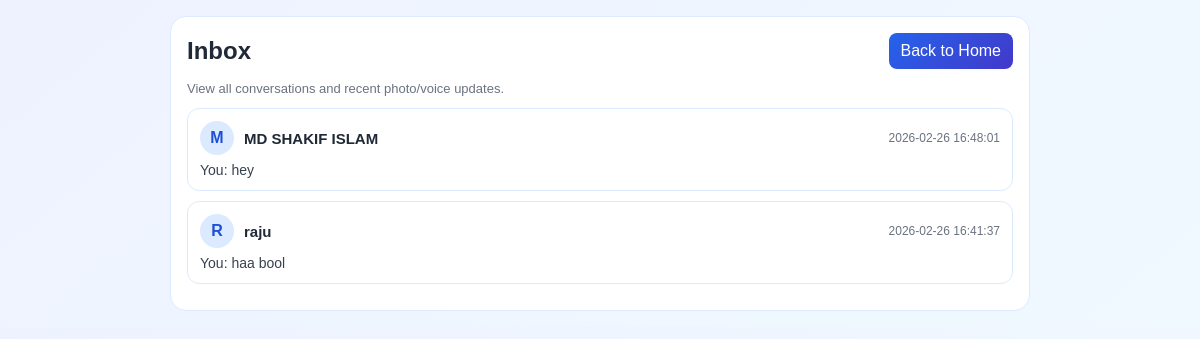
Before: /inbox (signed in) with the older database file.
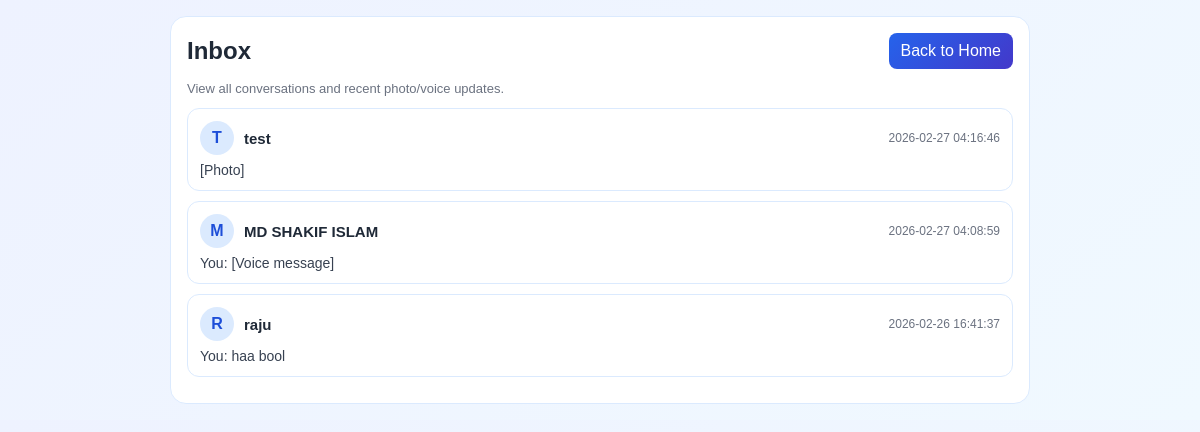
After: the same page with the newer database file.
### tables this page shows
CREATE TABLE users (
            id INTEGER PRIMARY KEY AUTOINCREMENT,
            username TEXT UNIQUE NOT NULL,
            password TEXT NOT NULL,
            role TEXT DEFAULT 'user'
        , full_name TEXT, student_id TEXT, department TEXT, email TEXT, phone TEXT);

CREATE TABLE messages (
            id INTEGER PRIMARY KEY AUTOINCREMENT,
            sender_id INTEGER NOT NULL,
            receiver_id INTEGER NOT NULL,
            item_id INTEGER,
            message_text TEXT NOT NULL,
            created_at TEXT DEFAULT CURRENT_TIMESTAMP,
            is_read INTEGER DEFAULT 0, message_type TEXT DEFAULT 'text', media_filename TEXT,
            FOREIGN KEY(sender_id) REFERENCES users(id),
            FOREIGN KEY(receiver_id) REFERENCES users(id),
            FOREIGN KEY(item_id) REFERENCES items(id)
        );

### app.py (the view)
@app.route('/inbox')
def inbox():
    if not is_user_logged_in():
        return redirect('/login')
    current_user_id = session.get('user_id')
    conn = sqlite3.connect('database.db')
    cursor = conn.cursor()
    cursor.execute(
        '''
        SELECT
            partner_id,
            MAX(id) AS last_message_id,
            SUM(CASE WHEN receiver_id = ? AND is_read = 0 THEN 1 ELSE 0 END) AS unread_count
        FROM (
            SELECT
                id,
                sender_id,
                receiver_id,
                is_read,
                CASE
                    WHEN sender_id = ? THEN receiver_id
                    ELSE sender_id
                END AS partner_id
            FROM messages
            WHERE sender_id = ? OR receiver_id = ?
        )
        GROUP BY partner_id
        ORDER BY last_message_id DESC
        ''',
        (current_user_id, current_user_id, current_user_id, current_user_id)
    )
    conversation_rows = cursor.fetchall()
    conversations = []
    for row in conversation_rows:
        partner_id, last_message_id, unread_count = row
        cursor.execute(
            "SELECT id, username, full_name FROM users WHERE id = ?",
            (partner_id,)
        )
        partner = cursor.fetchone()
        if not partner:
            continue
        cursor.execute(
            "SELECT sender_id, message_text, created_at, message_type, media_filename FROM messages WHERE id = ?",
            (last_message_id,)
        )
        last_message = cursor.fetchone()
        if not last_message:
            continue
        last_message_text = last_message[1] or ''
        if last_message[3] == 'image':
            last_message_text = '[Photo]'
        elif last_message[3] == 'audio':
            last_message_text = '[Voice message]'
        conversations.append({
            'partner_id': partner[0],
            'partner_username': partner[1],
            'partner_name': partner[2] or partner[1],
            'last_sender_id': last_message[0],
            'last_message_text': last_message_text,
            'last_message_time': last_message[2],
            'unread_count': unread_count or 0
        })
    conn.close()
    return render_template('inbox.html', conversations=conversations, current_user_id=current_user_id)

### app.py (called while the page is built)
def is_user_logged_in():
    return session.get('user_id') is not None

def get_unread_message_count(user_id):
    if not user_id:
        return 0
    conn = sqlite3.connect('database.db')
    cursor = conn.cursor()
    cursor.execute(
        "SELECT COUNT(*) FROM messages WHERE receiver_id = ? AND is_read = 0",
        (user_id,)
    )
    unread_count = cursor.fetchone()[0]
    conn.close()
    return unread_count

@app.context_processor
def inject_unread_message_count():
    user_id = session.get('user_id')
    unread_messages_count = get_unread_message_count(user_id) if user_id else 0
    return {'unread_messages_count': unread_messages_count}

### templates/inbox.html (shortened to what this page needs)
<!DOCTYPE html>
<html>
<head>
</head>
<body>
    <div class="container">
        <div class="top">
            <h2>Inbox</h2>
            <a class="btn" href="/">Back to Home</a>
        </div>
        <div class="sub">View all conversations and recent photo/voice updates.</div>
        {% if conversations %}
            {% for c in conversations %}
                <a class="conversation" href="/chat/{{ c.partner_id }}">
                    <div class="row">
                        <div class="left">
                            <div class="avatar">{{ (c.partner_name or 'U')[0]|upper }}</div>
                            <div class="name-wrap">
                                <div class="name-line">
                                    <span class="name">{{ c.partner_name }}</span>
                                </div>
                            </div>
                        </div>
                        <div class="time">{{ c.last_message_time }}</div>
                    </div>
                    <div class="preview">
                        {% if c.last_sender_id == current_user_id %}You: {% endif %}{{ c.last_message_text }}
                    </div>
                </a>
            {% endfor %}
        {% else %}
            <div class="empty">No messages yet. Open a user's profile or a post and send your first message.</div>
        {% endif %}
    </div>
</body>
</html>

Changed rows visible on the page:
no longer on this page (row unchanged): messages: last_message_time "2026-02-26 16:48:01", last_message_text "hey"
added users: full_name "T", partner_name "test"
added messages: last_message_time "2026-02-27 04:16:46"
added messages: last_message_time "2026-02-27 04:08:59"
Other visible differences:
new list line: "[Photo]"
new list line: "M MD SHAKIF ISLAM"
new list line: "You: [Voice message]"
list line gone: "M MD SHAKIF ISLAM"
list line gone: "You:"
